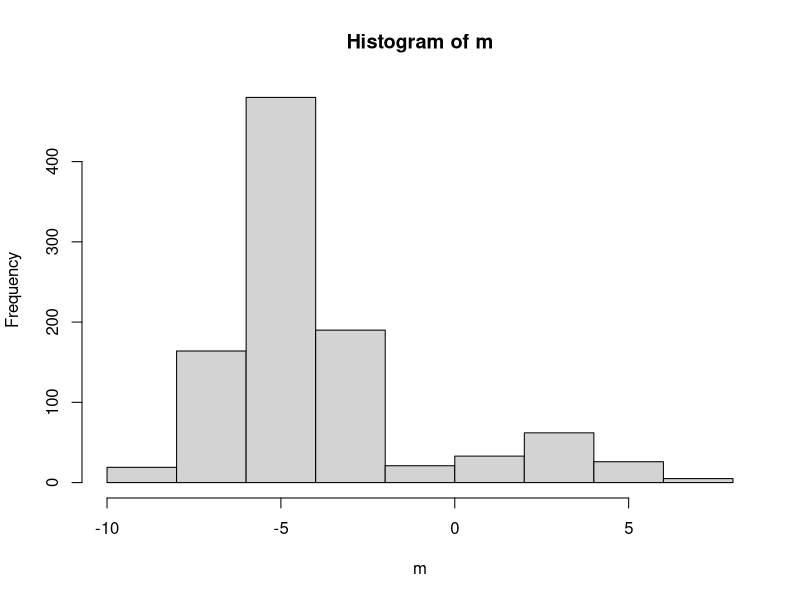
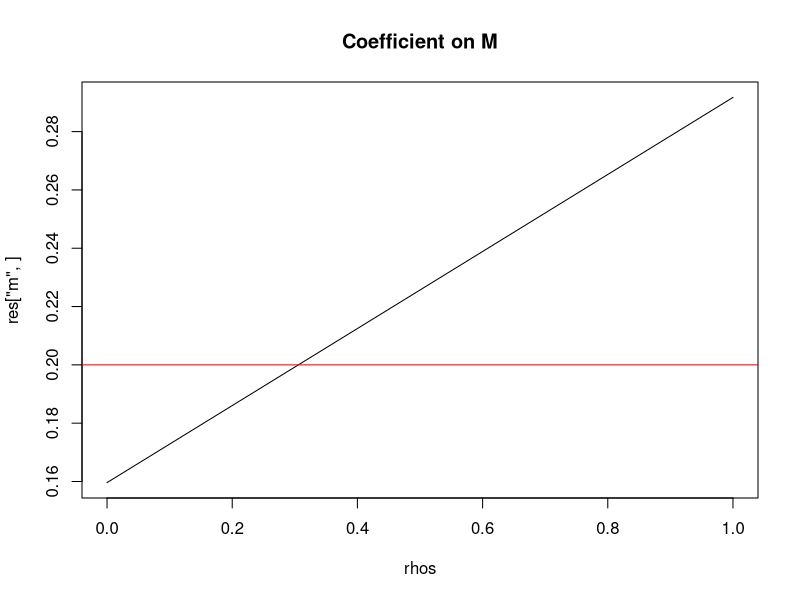
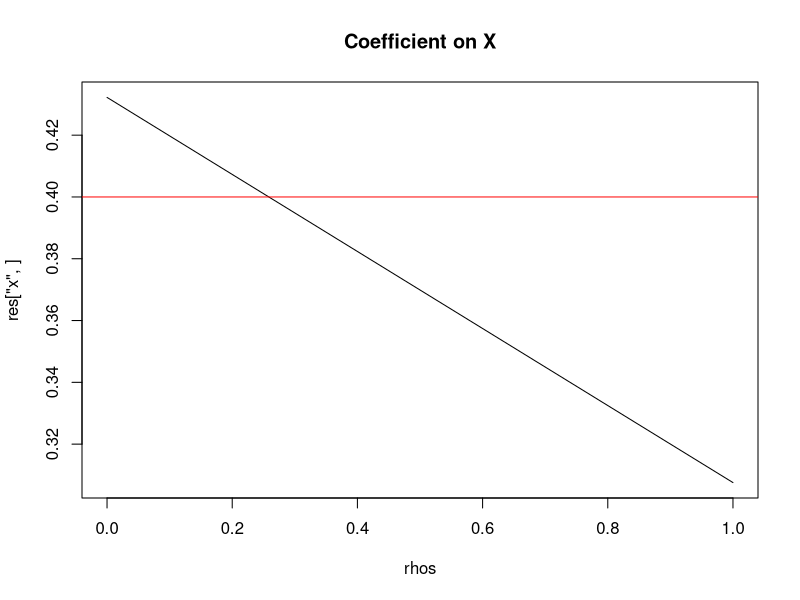

R code for these plots, in order:
## ---- chunk 1
set.seed(1234)
## ---- chunk 2
# Number of latent instrument classes
k = 2 

# Number of observations
N = 1000
## ---- chunk 3
# Class probabilities
p <- double(k)
p[1] <- rbeta(1,1,1) 
p[2] <- 1-p[1]
p
## ---- chunk 4
# Simulate actual class memberships
V <- sample(1:k, N, replace = T, prob = p)

# Frequencies and empirical probabilities
cbind(class = 1:k, frequency = table(V), prob = table(V)/sum(table(V)))
## ---- chunk 5
# Distribution of latent instrument coefficients
set.seed(1234)
lambda <- double(k)

precision = .0001

# note: Winbugs uses dnorm(mu, tau), where tau is the precision, and 
# the relationship between tau and SD is SD = 1/sqrt(tau).

lambda[1] <- rnorm(1, 0, 1/sqrt(precision))

# Require draw from censored normal
rcnorm <- function (n, mean = 0, sd = 1, left = -Inf, right = Inf) 
{
    rval <- rnorm(n) * sd + mean
    pmax(pmin(rval, right), left)
}

lambda[2] <- lambda[1] + rcnorm(1, mean = 0, sd = 1/sqrt(precision), left = 0+.0001)

# The chosen distribution by Zhang et al. is weird (mostly the same coefficients); hard-code to two other values.

lambda <- c(-5,3)

lambda
## ---- chunk 6
# Generate remaining variables
set.seed(1263)

# mediated pregressor
x = rnorm(N)

# control variable
z = rnorm(N)

## ---- chunk 7
# Simulate mediator
set.seed(2020)

alpha = 1

mu_m <- alpha * x + lambda[V]

xsi = c(1,1) # SD of error term of Y and M

err2 = rnorm(N, 0, xsi[2])
m <- mu_m + err2

hist(m)

# non-normality (bimodality), as desired
## ---- chunk 8
# Simulate Y

beta = c(.5,.2,.3)
gamma = .4
rho = .4 # endogenous correlation

mu_y = beta[1] + beta[2]*mu_m + beta[3] * z + gamma * x + rho * (m - mu_m)

set.seed(2)
err1 = rnorm(N, 0, xsi[1])

y = mu_y + err1

# Verify OLS works
ols <- lm(y~1+m + z + x)
summary(ols)

# ...but: biased
## ---- chunk 9
# Simulate "bias" for several rhos between 0 and 1.

beta = c(.5,.2,.3)
gamma = .4
rhos = seq(from = 0, to = 1, length.out=20)

estimates = lapply(rhos, function(rho) {

  mu_y = beta[1] + beta[2]*mu_m + beta[3] * z + gamma * x + rho * (m - mu_m)

  set.seed(2)
  err1 = rnorm(N, 0, xsi[1])

  y = mu_y + err1

  model = lm(y~1+m + z + x)
  return(model$coefficients)
})

res <- do.call('cbind', estimates)
colnames(res) <- paste0('rho=', rhos)
t(res)

# true values in red
plot(y=res['m',],x=rhos,type='l', main = 'Coefficient on M')
abline(h=beta[2], col = 'red')

plot(y=res['x',],x=rhos,type='l', main = 'Coefficient on X')
abline(h=gamma, col = 'red')

## ---- chunk 10

# likelihood function for normal distribution
# with two unknowns
neg_log_lik_gaussian <- function(pars) {
  beta = pars[1:3]
  gamma = pars[4]
  xsi = exp(pars[5])/(1+exp(pars[5]))
  #rho = exp(pars[5])
  
  y_pred = beta[1] + beta[2]*m + beta[3] * z + gamma * x #+ rho * (m - mu_m)

  -sum(dnorm(y-y_pred, mean=0, sd=xsi, log=TRUE))
}

neg_log_lik_gaussian(c(double(4),1))

library(stats4)

MLE = optim(c(0,0,0,0,1), fn = neg_log_lik_gaussian,
            method = 'L-BFGS-B',
            lower = .00001)

# Comparison

data.frame(OLS=ols$coefficients, MLE = rev(rev(MLE$par)[-1]))

# looks good!
## ---- chunk 11
set.seed(634123)
p_draws <- runif(N)

neg_log_lik_gaussian_liv <- function(pars) {
  beta = pars[1:3]
  gamma = pars[4]
  xsi = double(2)
  xsi[1] = exp(pars[5])/(1+exp(pars[5]))
  
  alpha = pars[6]
  lambdas = pars[7:8]
  p = exp(pars[9])/(1+exp(pars[9]))
  
  rho = exp(pars[10])/(1+exp(pars[10]))
  
  xsi[2] = exp(pars[11])/(1+exp(pars[11]))
  
  classes <- ifelse(p_draws<p, 1,2)
    
  m_pred = alpha * x + lambdas[classes]
  
  ll1 = -sum(dnorm(m-m_pred, mean=0, sd=xsi[2], log=TRUE))
  
  y_pred = beta[1] + beta[2]*m_pred + beta[3] * z + gamma * x + rho * (m - m_pred)
  
  ll2 = -sum(dnorm(y-y_pred, mean=0, sd=xsi[1], log=TRUE))
  
  ll1 + ll2
}

library(stats4)

MLE = optim(c(0,0,0,0,0,0,0,0,0,0,0), fn = neg_log_lik_gaussian_liv,
            method = 'L-BFGS-B',
            lower = .00001)

names(MLE$par) <- c('beta1','beta2','beta3','gamma','xsi1', 'alpha','lambda1','lambda2', 'prob_classmembership', 'rho', 'xsi2')

MLE


